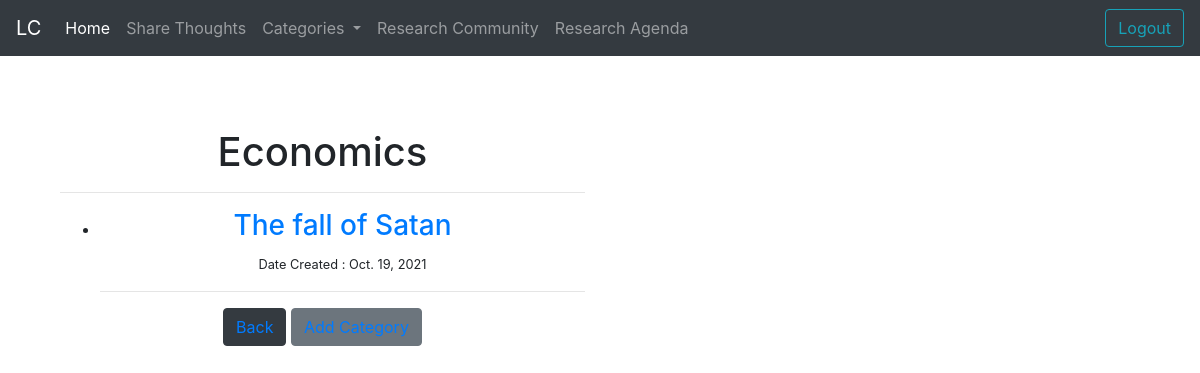
Page /category/Economics/ (signed in) on the committed database.
### activities/models.py (models this page shows, shortened)
class Post(models.Model):
    title = models.CharField(max_length=255)
    author = models.ForeignKey(User,on_delete=models.CASCADE)
    body = RichTextField(blank= True, null= True)
    post_date = models.DateField(auto_now_add=True)
    category = models.CharField(max_length=255, default="Philosophy")
    likes = models.ManyToManyField(User, related_name="blog_likes")

### activities/views.py (the view)
# urls.py: path('category/<str:cats>/', CategoryView, name="category"),
def CategoryView(request, cats):
    cats_list = Post.objects.filter(category=cats)
    return render(request, 'activities/categories.html', context={"cats":cats, "category_post":cats_list})

### activities/templates/activities/categories.html
{% extends 'activities/base.html' %}
{% load static %}
{% block content %}
<br/><br/>
<div class="text-center mx-auto">
    <div class="container">
        <div class="row">
            <div class="col-md-6">
            {% if category_post %}
                <center><h1>{{cats}}</h1></center>
                <hr>
                    <ul>
                        {% for post in category_post %}
                         <li>
                            <h3><a href="{% url 'post-detail' post.pk %}">{{post.title}}</a></h3>
                            <small> Date Created : {{post.post_date}}</small>
                        </li>
                        <hr>
                       {% endfor %}
                </ul>
                <button class="btn btn-primary btn-dark"> <a href="{%url 'share-thoughts'%}">Back</a></button>
                <button class="btn btn-secondary"> <a href="{%url 'add-category'%}">Add Category</a></button>
            {%else%}
                <h3>Sorry Catogory Does not exist or has Zero Posts</h3>
                <button class="btn btn-info"> <a href="{%url 'share-thoughts'%}">Back</a></button>
                <button class="btn btn-secondary"> <a href="{%url 'add-category'%}">Add Category</a></button>
            {% endif%}
            </div>
        </div>
    </div>
</div>
{% endblock %}

### rows in the picture
Post: category "Economics", title "The fall of Satan", post_date "Oct. 19, 2021"
